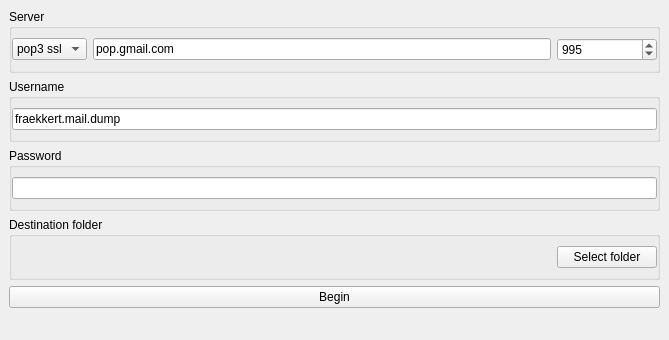
<?xml version="1.0" encoding="UTF-8"?>
<ui version="4.0">
 <author>Lasse Valentini Jensen</author>
 <class>MainWindow</class>
 <widget class="QMainWindow" name="MainWindow">
  <property name="geometry">
   <rect>
    <x>0</x>
    <y>0</y>
    <width>669</width>
    <height>340</height>
   </rect>
  </property>
  <property name="sizePolicy">
   <sizepolicy hsizetype="Preferred" vsizetype="Preferred">
    <horstretch>0</horstretch>
    <verstretch>0</verstretch>
   </sizepolicy>
  </property>
  <property name="windowTitle">
   <string>Mail attachment downloader</string>
  </property>
  <property name="windowIcon">
   <iconset resource="resources.qrc">
    <normaloff>:/images/images/logo.png</normaloff>:/images/images/logo.png</iconset>
  </property>
  <property name="locale">
   <locale language="English" country="UnitedStates"/>
  </property>
  <widget class="QWidget" name="centralwidget">
   <property name="sizePolicy">
    <sizepolicy hsizetype="Preferred" vsizetype="Preferred">
     <horstretch>0</horstretch>
     <verstretch>0</verstretch>
    </sizepolicy>
   </property>
   <layout class="QVBoxLayout" name="verticalLayout_7">
    <item>
     <widget class="QGroupBox" name="groupBox">
      <property name="sizePolicy">
       <sizepolicy hsizetype="Preferred" vsizetype="Maximum">
        <horstretch>0</horstretch>
        <verstretch>0</verstretch>
       </sizepolicy>
      </property>
      <property name="title">
       <string>Server</string>
      </property>
      <layout class="QGridLayout" name="gridLayout_2">
       <property name="leftMargin">
        <number>0</number>
       </property>
       <property name="rightMargin">
        <number>0</number>
       </property>
       <item row="0" column="1">
        <widget class="QLineEdit" name="serverInput">
         <property name="text">
          <string>pop.gmail.com</string>
         </property>
        </widget>
       </item>
       <item row="0" column="2">
        <widget class="QSpinBox" name="serverPortInput">
         <property name="minimumSize">
          <size>
           <width>100</width>
           <height>0</height>
          </size>
         </property>
         <property name="maximum">
          <number>63535</number>
         </property>
         <property name="value">
          <number>995</number>
         </property>
        </widget>
       </item>
       <item row="0" column="0">
        <widget class="QComboBox" name="protocolComboBox">
         <item>
          <property name="text">
           <string>pop3 ssl</string>
          </property>
         </item>
         <item>
          <property name="text">
           <string>pop3</string>
          </property>
         </item>
         <item>
          <property name="text">
           <string>imap ssl</string>
          </property>
         </item>
         <item>
          <property name="text">
           <string>imap</string>
          </property>
         </item>
        </widget>
       </item>
      </layout>
     </widget>
    </item>
    <item>
     <widget class="QGroupBox" name="groupBox_2">
      <property name="sizePolicy">
       <sizepolicy hsizetype="Preferred" vsizetype="Maximum">
        <horstretch>0</horstretch>
        <verstretch>0</verstretch>
       </sizepolicy>
      </property>
      <property name="title">
       <string>Username</string>
      </property>
      <layout class="QGridLayout" name="gridLayout">
       <property name="leftMargin">
        <number>0</number>
       </property>
       <property name="rightMargin">
        <number>0</number>
       </property>
       <item row="0" column="0">
        <widget class="QLineEdit" name="usernameInput">
         <property name="text">
          <string>fraekkert.mail.dump</string>
         </property>
        </widget>
       </item>
      </layout>
     </widget>
    </item>
    <item>
     <widget class="QGroupBox" name="groupBox_3">
      <property name="sizePolicy">
       <sizepolicy hsizetype="Preferred" vsizetype="Maximum">
        <horstretch>0</horstretch>
        <verstretch>0</verstretch>
       </sizepolicy>
      </property>
      <property name="title">
       <string>Password</string>
      </property>
      <layout class="QGridLayout" name="gridLayout_3">
       <property name="leftMargin">
        <number>0</number>
       </property>
       <property name="rightMargin">
        <number>0</number>
       </property>
       <item row="0" column="0">
        <widget class="QLineEdit" name="passwordInput">
         <property name="echoMode">
          <enum>QLineEdit::Password</enum>
         </property>
        </widget>
       </item>
      </layout>
     </widget>
    </item>
    <item>
     <widget class="QGroupBox" name="groupBox_4">
      <property name="sizePolicy">
       <sizepolicy hsizetype="Preferred" vsizetype="Maximum">
        <horstretch>0</horstretch>
        <verstretch>0</verstretch>
       </sizepolicy>
      </property>
      <property name="title">
       <string>Destination folder</string>
      </property>
      <layout class="QHBoxLayout" name="horizontalLayout">
       <property name="rightMargin">
        <number>0</number>
       </property>
       <item>
        <widget class="QLabel" name="folderLabel">
         <property name="text">
          <string/>
         </property>
        </widget>
       </item>
       <item>
        <widget class="QPushButton" name="selectFolderButton">
         <property name="sizePolicy">
          <sizepolicy hsizetype="Maximum" vsizetype="Preferred">
           <horstretch>0</horstretch>
           <verstretch>0</verstretch>
          </sizepolicy>
         </property>
         <property name="minimumSize">
          <size>
           <width>100</width>
           <height>0</height>
          </size>
         </property>
         <property name="text">
          <string>Select folder</string>
         </property>
        </widget>
       </item>
      </layout>
     </widget>
    </item>
    <item>
     <widget class="QPushButton" name="beginButton">
      <property name="text">
       <string>Begin</string>
      </property>
      <property name="checkable">
       <bool>true</bool>
      </property>
     </widget>
    </item>
    <item>
     <widget class="QLabel" name="statusLabel">
      <property name="text">
       <string/>
      </property>
     </widget>
    </item>
   </layout>
  </widget>
 </widget>
 <resources>
  <include location="resources.qrc"/>
 </resources>
 <connections/>
</ui>
